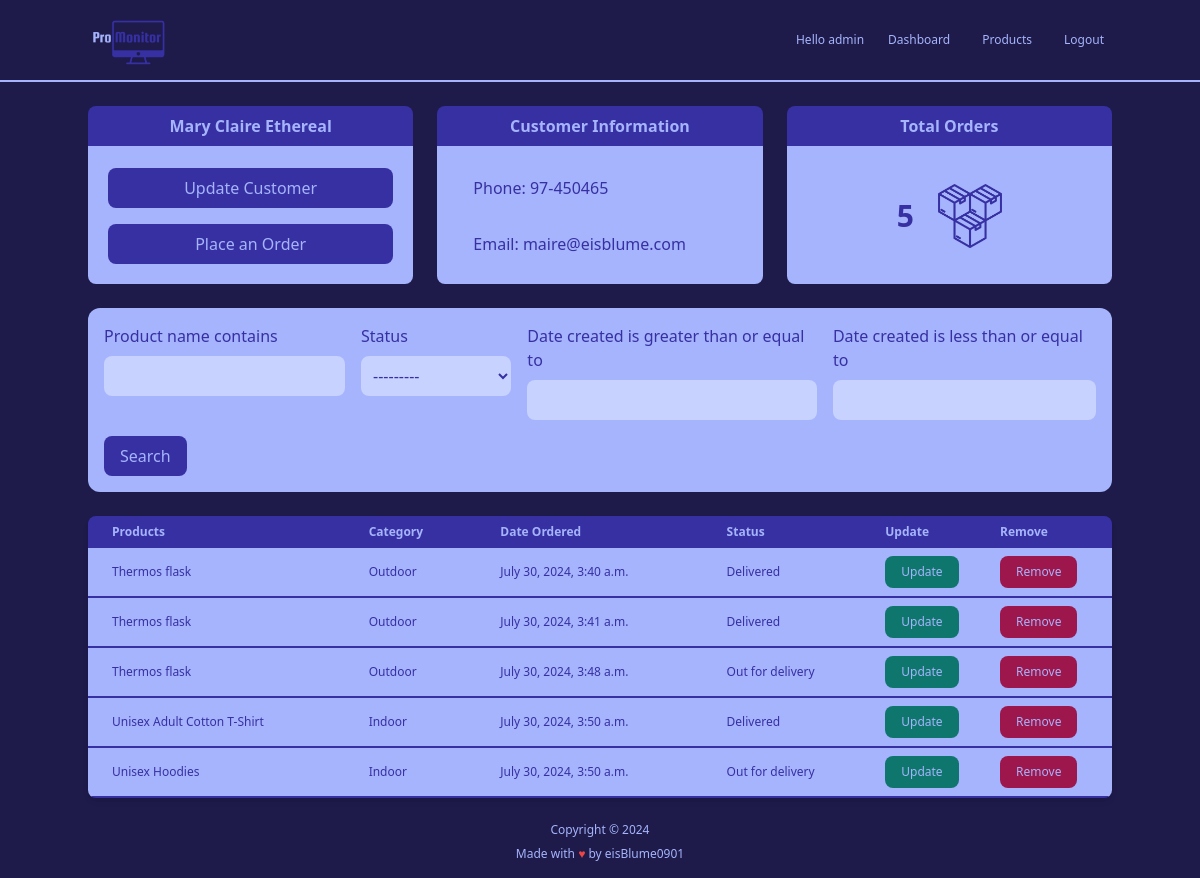
The app's page /customer/1/ (signed in) with its own data.
### accounts/models.py (models this page shows, shortened)
class Customer(models.Model):
    name = models.CharField(max_length=200, null=True)
    phone = models.CharField(max_length=200, null=True)
    email = models.EmailField(max_length=200, null=True)
    date_created = models.DateTimeField(auto_now_add=True, null=True)

class Order(models.Model):
    STATUS = (
        ('Pending', 'Pending'),
        ('Out for delivery', 'Out for delivery'),
        ('Delivered', 'Delivered'),
    )
    customer = models.ForeignKey(Customer, null=True, on_delete=models.SET_NULL)
    product = models.ForeignKey(Product, null=True, on_delete=models.SET_NULL)
    date_created = models.DateTimeField(auto_now_add=True, null=True)
    status = models.CharField(max_length=200, null=True, choices=STATUS)

class Product(models.Model):
    CATEGORY = (
        ('Indoor', 'Indoor'),
        ('Outdoor', 'Outdoor'),
    )
    name = models.CharField(max_length=200, null=True)
    price = models.FloatField(null=True)
    category = models.CharField(max_length=200, null=True, choices=CATEGORY)
    description = models.TextField(null=True, blank=True)
    date_created = models.DateTimeField(auto_now_add=True, null=True)
    tags = models.ManyToManyField('Tag')
    def __str__(self) -> str:
        return self.name

### accounts/views.py (the view)
# urls.py: path('customer/<str:pk>/', views.customer, name="customer"),
@login_required(login_url='login')
def customer(request, pk):
    customer = get_object_or_404(Customer, id=pk) # Much better than Customer.objects.get(id=pk) because it will return a 404 error if the customer does not exist
    orders = customer.order_set.all()
    ordersCount = orders.count()
    orderFilter = OrderFilter(request.GET, queryset=orders)
    orders = orderFilter.qs # From all possible existing orders to filtered order
    context = {
        'customer': customer,
        'orders': orders,
        'ordersCount': ordersCount,
        'orderFilter': orderFilter,
    }
    return render(request, 'accounts/customer.html', context)

### templates/accounts/customer.html (shortened to what this page needs)
{% extends 'main.html' %}
{% block content %}
{% include 'partials/_home_navbar.html' %}
{% include 'partials/_customer_cards.html' %}
{% include 'partials/_search_bar.html' %}
<div class="max-w-screen-lg mx-auto my-6">
        <div class="relative overflow-x-auto shadow-md rounded-lg">
            <table class="w-full text-sm text-left text-indigo-300">
                <thead class="text-xs text-indigo-300 bg-indigo-800">
                    <tr>
                        <th class="px-6 py-2">
                            Products
                        </th>
                        <th class="px-6 py-2">
                            Category
                        </th>
                        <th class="px-6 py-2">
                            Date Ordered
                        </th>
                        <th class="px-6 py-2">
                            Status
                        </th>
                        <th class="p-2">
                            Update
                        </th>
                        <th class="p-2">
                            Remove
                        </th>
                    </tr>
                </thead>
                <tbody class="text-xs text-indigo-800 font-medium">
                    {% for order in orders %}
                    <tr class="bg-indigo-300 border-b-2 border-indigo-800 hover:bg-indigo-200">
                        <td class="px-6 py-2">{{ order.product }}</td>
                        <td class="px-6 py-2">{{ order.product.category }}</td>
                        <td class="px-6 py-2">{{ order.date_created }}</td>
                        <td class="px-6 py-2">{{ order.status}}</td>
                        <td class="p-2">
                            <a href="">
                                <button class="font-medium bg-teal-700 text-indigo-300 rounded-lg px-4 py-2 hover:bg-teal-300 hover:text-indigo-800">Update</button>
                            </a>
                        </td>
                        <td class="p-2">
                            <a href="">
                                <button class="font-medium bg-pink-800 text-indigo-300 rounded-lg px-4 py-2 hover:bg-pink-300 hover:text-indigo-800">Remove</button>
                            </a>
                        </td>
                    </tr>
                    {% endfor %}
                </tbody>
            </table>
        </div>
    </div>
{% endblock %}

### templates/partials/_home_navbar.html
{% load static %}
<nav class="bg-indigo-950 border-b-2 border-b-indigo-300">
    <div class="flex flex-wrap justify-between mx-auto items-center max-w-screen-lg">
        <a href="{% url 'home' %}">
            <img src="{% static 'images/ProMonitor_logo.png' %}" alt="ProMonitor Logo" class="w-20">
        </a>
        <div class="flex gap-4 items-center">
            <span class="text-indigo-300 font-medium text-xs">Hello {{request.user}}</span>
            <a href="{% url 'home' %}" class="text-indigo-300 text-xs px-2 py-1 font-medium hover:rounded-md hover:bg-indigo-200 hover:text-indigo-800">Dashboard</a>
            <a href="{% url 'products' %}" class="text-indigo-300 text-xs px-2 py-1 font-medium hover:rounded-md hover:bg-indigo-200 hover:text-indigo-800">Products</a>
            <a href="{% url 'logout' %}" class="text-indigo-300 text-xs px-2 py-1 font-medium hover:rounded-md hover:bg-indigo-200 hover:text-indigo-800">Logout</a>
        </div>
    </div>
</nav>

### templates/partials/_customer_cards.html
{% load static %}
<div class="grid sm:grid-cols-1 md:grid-cols-2 lg:grid-cols-3 max-w-screen-lg mx-auto justify-between gap-6 mt-6">
    <div class="flex flex-col">
        <h1 class="text-md text-center text-indigo-300 font-bold rounded-t-lg bg-indigo-800 border-indigo-800 border-b-2 border-b-indigo-300 py-2">{{ customer.name }}</h1>
        <div class="rounded-b-lg bg-indigo-300 p-5">
            <div class="flex flex-col space-y-4">
                <button class="font-medium bg-indigo-800 text-indigo-300 rounded-lg hover:bg-indigo-200 hover:text-indigo-800 w-full px-4 py-2"><a href="{% url 'update_customer' customer.id %}">Update Customer</a></button>
                <button class="font-medium bg-indigo-800 text-indigo-300 rounded-lg hover:bg-indigo-200 hover:text-indigo-800 w-full px-4 py-2"><a href="{% url 'create_order' customer.id %}">Place an Order</a></button>
            </div>
        </div>
    </div>
    <div class="flex flex-col">
        <h1 class="text-md text-center text-indigo-300 font-bold rounded-t-lg bg-indigo-800 border-indigo-800 border-b-2 border-b-indigo-300 py-2">Customer Information</h1>
        <div class="text-indigo-800 font-medium rounded-b-lg bg-indigo-300 p-5">
            <div class="flex flex-col space-y-4">
                <p class="font-medium px-4 py-2">Phone: {{ customer.phone }}</p>
                <p class="font-medium px-4 py-2">Email: {{ customer.email }}</p>
            </div>
        </div>
    </div>
    <div class="flex flex-col">
        <h1 class="text-md text-center text-indigo-300 font-bold rounded-t-lg bg-indigo-800 border-indigo-800 border-b-2 border-b-indigo-300 py-2">Total Orders</h1>
        <div class="rounded-b-lg bg-indigo-300 p-5">
            <div class="flex flex-row mx-auto space-x-6 items-center justify-center py-4">
                <p class="text-3xl text-center text-indigo-800 font-bold">{{ ordersCount }}</p>
                <img src="{% static 'images/total_orders_icon.png' %}" alt="Total Orders Icon" class="w-16">
            </div>
        </div>
    </div>
</div>

### records on screen
Customer: name "Mary Claire Ethereal", phone "97-450465", email "maire@eisblume.com"
Order: product "Thermos flask", product.category "Outdoor", date_created "July 30, 2024, 3:40 a.m.", status "Delivered"
Order: product "Thermos flask", product.category "Outdoor", date_created "July 30, 2024, 3:41 a.m.", status "Delivered"
Order: product "Thermos flask", product.category "Outdoor", date_created "July 30, 2024, 3:48 a.m.", status "Out for delivery"
Order: product "Unisex Adult Cotton T-Shirt", product.category "Indoor", date_created "July 30, 2024, 3:50 a.m.", status "Delivered"
Order: product "Unisex Hoodies", product.category "Indoor", date_created "July 30, 2024, 3:50 a.m.", status "Out for delivery"

### other values on screen
{{ request.user }} "admin"
{{ ordersCount }} "5"
{{ orderFilter.form.product_name.label }} "Product name contains"
{{ orderFilter.form.status.label }} "Status"
{{ orderFilter.form.start_date.label }} "Date created is greater than or equal to"
{{ orderFilter.form.end_date.label }} "Date created is less than or equal to"
